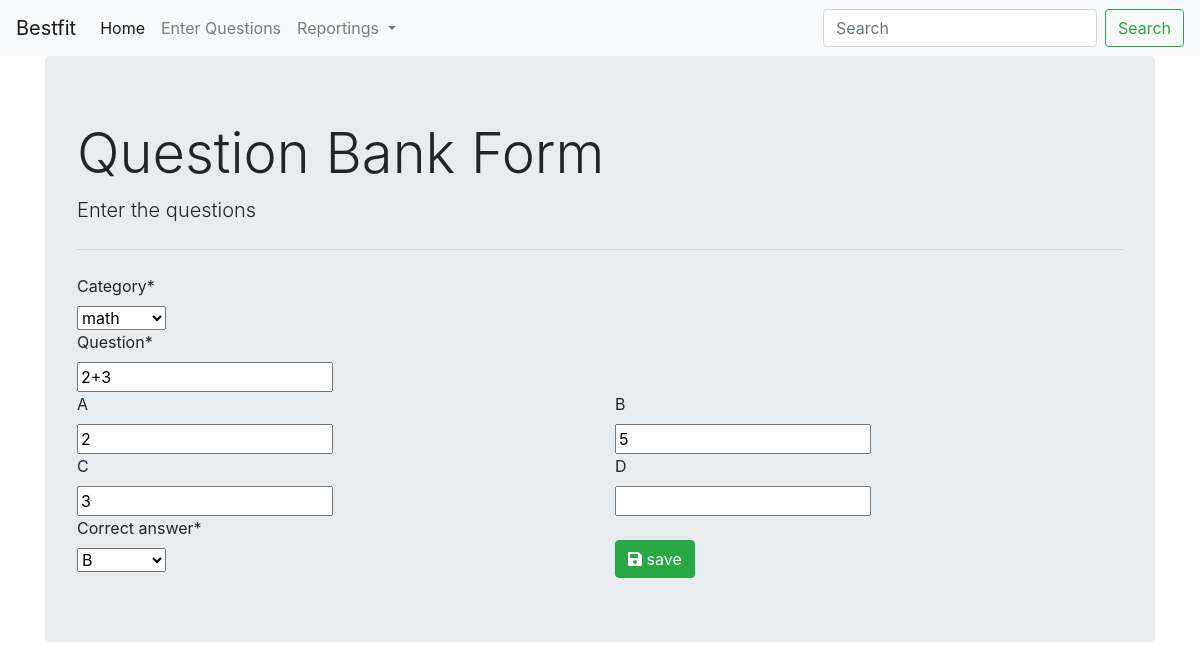
Page /home/29 on the committed database.
### besfit/models.py (models this page shows)
class questions(models.Model):
    answer_choices=(("A","A"),("B","B"),("C","C"),("D","D"))
    category_type= (
    ("english", "english"), ("urdu", "urdu"), ("math", "math"))
    category=models.CharField(max_length=100,choices=category_type)
    question=models.CharField(max_length=200,default="")
    A=models.CharField(max_length=100,blank=True)
    B = models.CharField(max_length=100,blank=True)
    C = models.CharField(max_length=100,blank=True)
    D = models.CharField(max_length=100,blank=True)
    correct_answer = models.CharField(max_length=2,choices=answer_choices)

### besfit/views.py (the view, shortened to what this page needs)
# urls.py: path('<int:id>',views.enterquestions,name='update_question'),
def enterquestions(request,id=0):
  if request.method=="GET":
      if id==0:
          form = questionbankform()
      else:
          questions_update=questions.objects.get(pk=id)
          form = questionbankform(instance=questions_update)
      return render(request, 'enterquestions.html', {'form': form})

### besfit/questionbankform.py
class questionbankform(forms.ModelForm):
    class Meta:
     model= questions
     fields='__all__'
    def __init__(self,*args,**kwargs):
         super(questionbankform,self).__init__(*args,**kwargs)
         self.fields['category'].empty_label="select"
         self.fields['correct_answer'].empty_label="select"

### besfit/templates/enterquestions.html (shortened to what this page needs)
{% extends 'master.html'%}
{%load crispy_forms_tags%}
{% block contentholder%}
<div class="jumbotron">
  <h1 class="display-4">Question Bank Form</h1>
  <p class="lead">Enter the questions</p>
  <hr class="my-4">
  <form method="post" action="" autocomplete="off" >
 <div class="row">
     <div class="col-md-12">
         {{form.category|as_crispy_field}}
     </div>
 </div>
      <div class="row">
     <div class="col-md-12">
   {{form.question|as_crispy_field}}
     </div>
 </div>
      <div class="row">
          <div class="col-md-6">
         {{form.A|as_crispy_field}}
          </div>
           <div class="col-md-6">
           {{form.B|as_crispy_field}}
          </div>
      </div>
      <div class="row">
          <div class="col-md-6">
          {{form.C|as_crispy_field}}
          </div>
           <div class="col-md-6">
         {{form.D|as_crispy_field}}
          </div>
      </div>
      <div class="row">
          <div class="col-md-6">
         {{form.correct_answer|as_crispy_field}}
          </div>
           <div class="col-md-6">
<br>
               <button type="submit" class="btn btn-success"><i class="fas fa-save"></i> save</button>
          </div>
      </div>
  </form>
</div>
{%endblock%}

### rows in the picture
questions: category "math", question "2+3", A "2", B "5", C "3", correct_answer "B"
